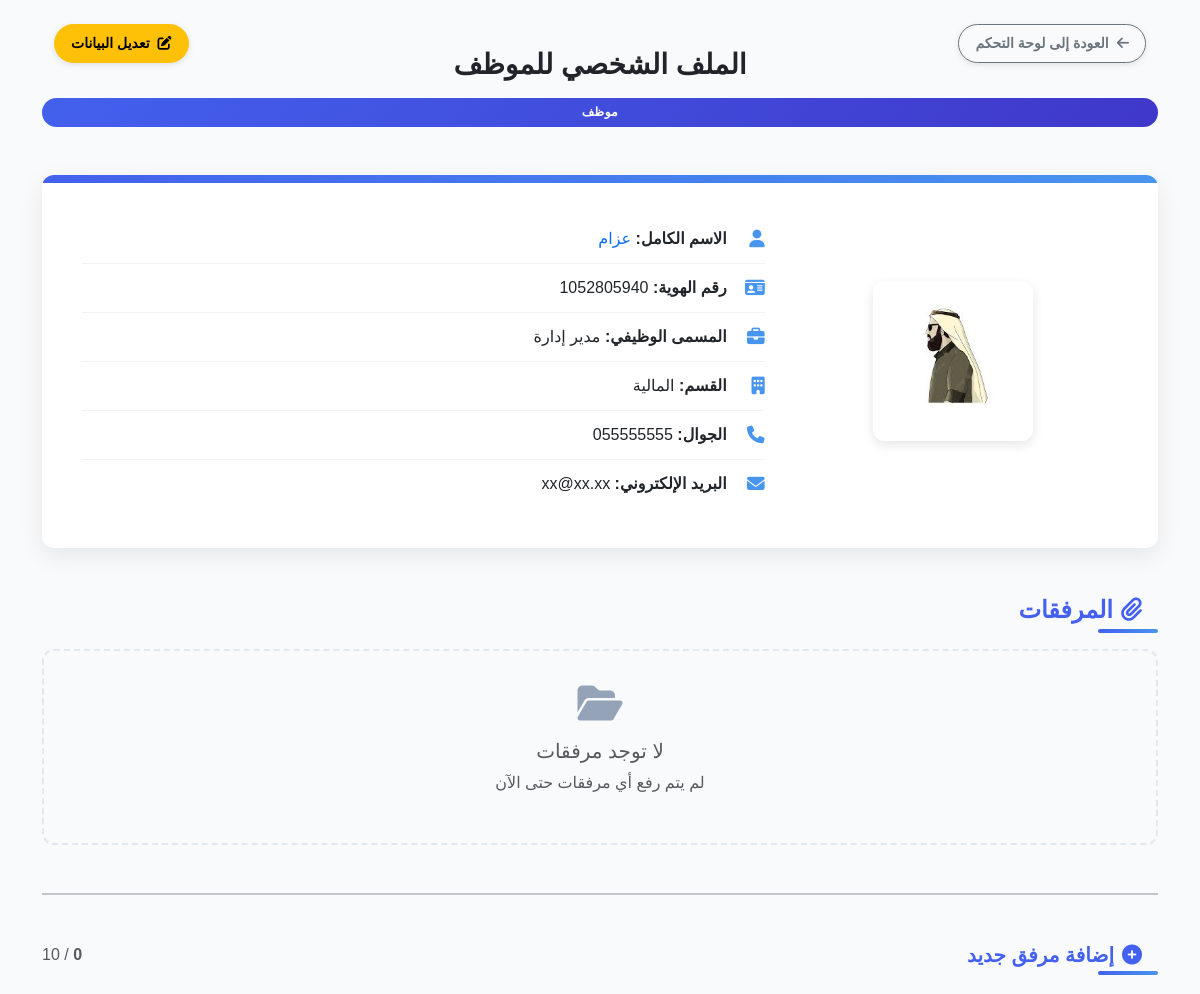
The app's page /profile/5/ (signed in) with its own data.
### core/models.py (models this page shows, shortened)
class EmployeeProfile(models.Model):
    user = models.OneToOneField(settings.AUTH_USER_MODEL, on_delete=models.CASCADE)
    national_id = models.CharField(max_length=20)
    job_title = models.CharField(max_length=100)
    phone = models.CharField(max_length=15)
    department = models.CharField(max_length=100)
    personal_image = models.ImageField(upload_to='profiles/', blank=True, null=True)

class User(AbstractUser):
    ROLE_CHOICES = (
        ('manager', 'مدير'),
        ('employee', 'موظف'),
    )
    role = models.CharField(max_length=20, choices=ROLE_CHOICES)

### core/views.py (the view, shortened to what this page needs)
# urls.py: path('profile/<int:user_id>/', employee_profile, name='employee_profile'),
@login_required
def employee_profile(request, user_id):
    try:
        profile = EmployeeProfile.objects.get(user_id=user_id)
    except EmployeeProfile.DoesNotExist:
        return redirect('logout')
    if request.user.id != user_id and request.user.role != 'manager':
        return redirect('login')
    return render(request, 'core/employee_profile.html', {'profile': profile})

### core/templates/core/employee_profile.html (shortened to what this page needs)
<!DOCTYPE html>
<html lang="ar" dir="rtl">
<head>
  <link href="https://cdn.jsdelivr.net/npm/bootstrap@5.3.0/dist/css/bootstrap.rtl.min.css" rel="stylesheet" />
  <link rel="stylesheet" href="https://cdnjs.cloudflare.com/ajax/libs/font-awesome/6.4.0/css/all.min.css" />
</head>
<body>
<div class="container py-5 position-relative">
{% if request.user.role == 'manager' %}
  <a href="{% url 'manager_dashboard' %}" class="btn btn-outline-secondary btn-sm btn-back">
    <i class="fas fa-arrow-left me-2"></i>العودة إلى لوحة التحكم
  </a>
{% endif %}
  {% if request.user.role == 'manager' %}
    <a href="{% url 'edit_employee' profile.user.id %}" class="btn btn-warning btn-sm btn-edit">
      <i class="fas fa-edit me-2"></i>تعديل البيانات
    </a>
  {% endif %}
  <div class="text-center mb-5">
    <h3 class="fw-bold text-gradient d-inline-block">الملف الشخصي للموظف</h3>
    <div class="badge-role mt-2">{{ profile.user.get_role_display }}</div>
  </div>
  <div class="profile-card">
    <div class="row align-items-center">
      <div class="col-md-4 text-center mb-4 mb-md-0">
        {% if profile.personal_image %}
          <img src="{{ profile.personal_image.url }}" class="profile-img" alt="الصورة الشخصية" />
        {% else %}
          <div class="no-image-placeholder mx-auto">
            <span>لا توجد صورة</span>
          </div>
        {% endif %}
      </div>
      <div class="col-md-8">
        <div class="info-item">
          <i class="fas fa-user"></i>
          <div>
            <strong>الاسم الكامل:</strong>
            <span class="text-primary">{{ profile.user.get_full_name }}</span>
          </div>
        </div>
        <div class="info-item">
          <i class="fas fa-id-card"></i>
          <div><strong>رقم الهوية:</strong> {{ profile.national_id }}</div>
        </div>
        <div class="info-item">
          <i class="fas fa-briefcase"></i>
          <div><strong>المسمى الوظيفي:</strong> {{ profile.job_title }}</div>
        </div>
        <div class="info-item">
          <i class="fas fa-building"></i>
          <div><strong>القسم:</strong> {{ profile.department }}</div>
        </div>
        <div class="info-item">
          <i class="fas fa-phone"></i>
          <div><strong>الجوال:</strong> {{ profile.phone }}</div>
        </div>
        <div class="info-item">
          <i class="fas fa-envelope"></i>
          <div><strong>البريد الإلكتروني:</strong> {{ profile.user.email }}</div>
        </div>
      </div>
    </div>
  </div>
  <h4 class="section-title mt-5 mb-4"><i class="fas fa-paperclip me-2"></i>المرفقات</h4>
  {% if profile.attachments.all %}
    <div class="row g-4">
      {% for att in profile.attachments.all %}
        <div class="col-md-6 col-lg-4">
          <div class="attachment-card">
            <div>
              <h6 class="fw-bold mb-3">
                <i class="fas fa-file-{{ att.get_file_icon }} text-primary me-2"></i>
                {{ att.title }}
              </h6>
              <div class="d-flex align-items-center text-muted mb-3">
                <i class="fas fa-calendar-alt me-2"></i>
                <small>{{ att.uploaded_at|date:"Y-m-d" }}</small>
                <span class="mx-2">•</span>
                <i class="fas fa-file me-2"></i>
                <small>{{ att.get_file_size }}</small>
              </div>
            </div>
            <div class="d-flex gap-2">
              <a href="{{ att.file.url }}" target="_blank" class="btn btn-sm btn-custom btn-outline-primary flex-grow-1">
                <i class="fas fa-eye me-2"></i>عرض
              </a>
              {% if request.user.role == 'manager' %}
                <a href="{% url 'edit_attachment' att.id %}" class="btn btn-sm btn-custom btn-outline-warning">
                  <i class="fas fa-edit"></i>
                </a>
                <a href="{% url 'delete_attachment' att.id %}" class="btn btn-sm btn-custom btn-outline-danger">
                  <i class="fas fa-trash"></i>
                </a>
              {% endif %}
            </div>
          </div>
        </div>
      {% endfor %}
    </div>
  {% else %}
    <div class="empty-state">
      <i class="fas fa-folder-open"></i>
      <h5 class="text-muted mb-2">لا توجد مرفقات</h5>
      <p class="text-muted">لم يتم رفع أي مرفقات حتى الآن</p>
    </div>
  {% endif %}
  {% if request.user.role == 'manager' %}
    <hr class="my-5 border-2 opacity-10" />
    <div class="d-flex justify-content-between align-items-center mb-4">
      <h5 class="section-title m-0"><i class="fas fa-plus-circle me-2"></i>إضافة مرفق جديد</h5>
      <div class="text-muted">
        <span class="fw-bold">{{ profile.attachments.count }}</span> / 10
      </div>
    </div>
  {% endif %}
</div>
</body>
</html>

### core/templates/core/employee_profile.html (style rules this page uses)
:root { --primary-color: #4361ee; --secondary-color: #3f37c9; --accent-color: #4895ef; --light-color: #f8f9fa; --dark-color: #212529; --success-color: #4cc9f0; --warning-color: #f8961e; --danger-color: #f72585; --border-radius: 12px; --box-shadow: 0 8px 24px rgba(0, 0, 0, 0.08); --transition: all 0.3s cubic-bezier(0.25, 0.8, 0.25, 1); }
body { background-color: #f8fafc; font-family: 'Cairo', sans-serif; color: var(--dark-color); }
.profile-card { background: #fff; border-radius: var(--border-radius); box-shadow: var(--box-shadow); padding: 2.5rem; margin-bottom: 2rem; position: relative; overflow: hidden; border: none; transition: var(--transition); }
.profile-card::before { content: ''; position: absolute; top: 0; right: 0; width: 100%; height: 8px; background: linear-gradient(90deg, var(--primary-color), var(--accent-color)); }
.profile-img { width: 160px; height: 160px; object-fit: cover; border-radius: var(--border-radius); box-shadow: 0 4px 12px rgba(0, 0, 0, 0.1); border: 4px solid white; transition: var(--transition); }
.btn-edit { position: absolute; top: 1.5rem; left: 1.5rem; border-radius: 50px; padding: 0.5rem 1rem; font-weight: 600; box-shadow: 0 2px 6px rgba(0, 0, 0, 0.1); }
.btn-back { position: absolute; top: 1.5rem; right: 1.5rem; border-radius: 50px; padding: 0.5rem 1rem; font-weight: 600; box-shadow: 0 2px 6px rgba(0, 0, 0, 0.1); }
.section-title { position: relative; padding-right: 1rem; margin-bottom: 1.5rem; font-weight: 700; color: var(--primary-color); }
.section-title::before { content: ''; position: absolute; right: 0; bottom: -8px; width: 60px; height: 4px; background: linear-gradient(90deg, var(--primary-color), var(--accent-color)); border-radius: 2px; }
.info-item { padding: 0.75rem 0; border-bottom: 1px solid rgba(0, 0, 0, 0.05); display: flex; align-items: center; }
.info-item:last-child { border-bottom: none; }
.info-item i { width: 30px; color: var(--accent-color); font-size: 1.1rem; margin-left: 0.5rem; }
.empty-state { text-align: center; padding: 2rem; background: #f8fafc; border-radius: var(--border-radius); border: 2px dashed #e2e8f0; }
.empty-state i { font-size: 2.5rem; color: #94a3b8; margin-bottom: 1rem; }
.badge-role { background: linear-gradient(135deg, var(--primary-color), var(--secondary-color)); color: white; padding: 0.35rem 0.75rem; border-radius: 50px; font-weight: 600; font-size: 0.75rem; text-transform: uppercase; letter-spacing: 0.5px; }

### records on screen
EmployeeProfile: user.role "موظف", personal_image (picture), user.get_full_name "عزام", national_id "1052805940", job_title "مدير إدارة", department "المالية", phone "055555555", user.email "xx@xx.xx", attachments.count "0"
